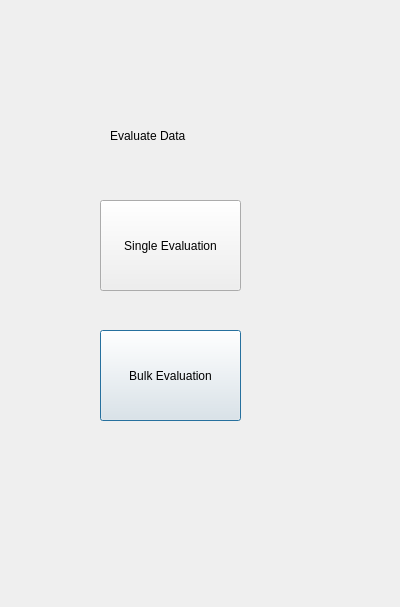
<?xml version="1.0" encoding="UTF-8"?>
<ui version="4.0">
 <class>evaluate</class>
 <widget class="QDialog" name="evaluate">
  <property name="geometry">
   <rect>
    <x>0</x>
    <y>0</y>
    <width>400</width>
    <height>607</height>
   </rect>
  </property>
  <property name="windowTitle">
   <string>Dialog</string>
  </property>
  <widget class="QLabel" name="label">
   <property name="geometry">
    <rect>
     <x>110</x>
     <y>100</y>
     <width>121</width>
     <height>71</height>
    </rect>
   </property>
   <property name="text">
    <string>Evaluate Data</string>
   </property>
  </widget>
  <widget class="QPushButton" name="pushButton_2">
   <property name="geometry">
    <rect>
     <x>100</x>
     <y>330</y>
     <width>141</width>
     <height>91</height>
    </rect>
   </property>
   <property name="text">
    <string>Bulk Evaluation</string>
   </property>
  </widget>
  <widget class="QPushButton" name="pushButton">
   <property name="geometry">
    <rect>
     <x>100</x>
     <y>200</y>
     <width>141</width>
     <height>91</height>
    </rect>
   </property>
   <property name="text">
    <string>Single Evaluation</string>
   </property>
  </widget>
 </widget>
 <resources/>
 <connections/>
</ui>
